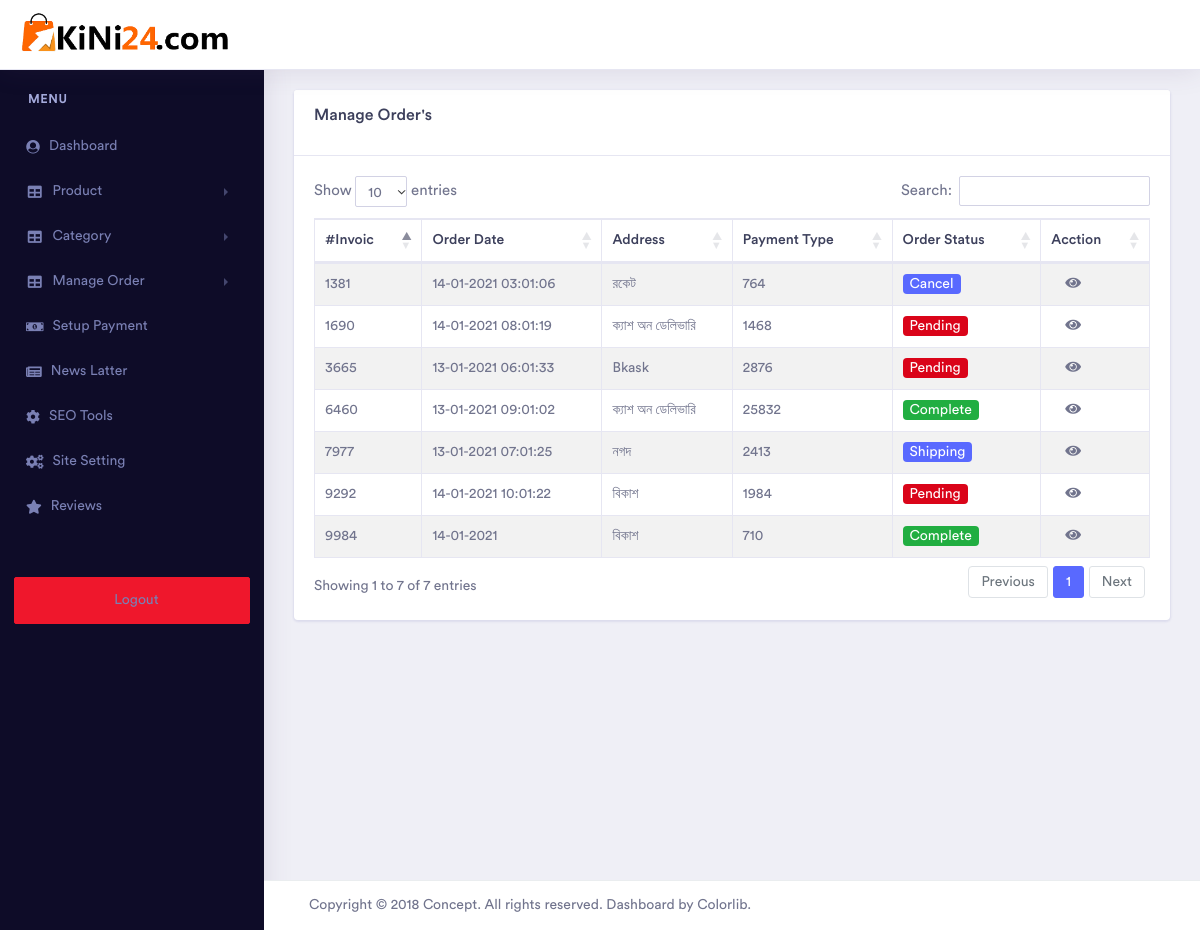
/admin/total-order.php (signed in), run on the app's committed database.
### tables this page shows
CREATE TABLE `tbl_order` (
  `id` int(11) NOT NULL,
  `user_id` int(11) NOT NULL,
  `user_name` varchar(255) NOT NULL,
  `user_compay_name` varchar(255) NOT NULL,
  `user_email` varchar(255) NOT NULL,
  `user_cutry` varchar(255) NOT NULL,
  `user_city` varchar(255) NOT NULL,
  `user_state` varchar(255) NOT NULL,
  `user_number` varchar(255) NOT NULL,
  `user_address` varchar(255) NOT NULL,
  `zip` varchar(255) NOT NULL,
  `user_shoping_note` varchar(255) NOT NULL,
  `order_total_price` float NOT NULL,
  `paymet_status` varchar(255) NOT NULL,
  `payment_type` varchar(255) NOT NULL,
  `order_status` varchar(255) NOT NULL,
  `order_date` varchar(255) NOT NULL,
  `invoice` varchar(255) NOT NULL,
  `ship` varchar(255) NOT NULL
);

### admin/total-order.php (the view)
<?php include 'inc/header.php';
if(isset($_SESSION['id']) && !empty($_SESSION['id'])){
?>
<?php include 'lib/db.php';?>
<?php include 'inc/side-bar.php';
?>
<div class="dashboard-wrapper">
    <div class="dashboard-ecommerce">
        <div class="container-fluid dashboard-content ">
       <div class="card">
           <div class="card-header">
               <h4>Manage Order's</h4>
           </div>
           <div class="card-body">
        <table id="example" class="table table-striped table-bordered" style="width:100%">
                                <thead>
                                    <tr>
                                        <th>#Invoic</th>
                                        <th>Order Date</th>
                                        <th>Address</th>
                                        <th>Payment Type</th>
                                        <th>Order Status</th>
                                        <th>Acction</th>
                                    </tr>
                                </thead>
                                <tbody>
                            <?php
$orderSQL = mysqli_query($conn, "SELECT * FROM tbl_order");
        if(mysqli_num_rows($orderSQL)>0){
            while($orderinfo = mysqli_fetch_assoc($orderSQL)){
                if($orderinfo['order_status'] == 'Pending'){
                    $badg = 'badge-danger';
                }elseif($orderinfo['order_status'] == 'Complete'){
                    $badg = 'badge-success';
                }else{
                    $badg = 'badge-primary';
                }
      ?>
      <tr>
          <td><?= $orderinfo['invoice']?></td>
          <td><?= $orderinfo['order_date']?></td>
          <td><?= $orderinfo['payment_type']?></td>
          <td><?= $orderinfo['order_total_price']?></td>
          <td><a href="" class="badge <?= $badg;?>"><?= $orderinfo['order_status']?></a></td>
          <td>&nbsp;&nbsp; &nbsp;<a href="single-order.php?view_order=<?= $orderinfo['id']?>" class="fa fa-eye"></a> </td>
      </tr>
      <?php } }?>
                                </tbody>
                            </table>
           </div>
       </div>
        </div>
    </div>
<?php include 'inc/footer.php';
    }else{
    echo '<script>window.location.href = "index.php";</script>';
}
    ?>

### data on the page
tbl_order: invoice "3665", order_date "13-01-2021 06:01:33", payment_type "Bkask", order_total_price "2876", order_status "Pending"
tbl_order: invoice "7977", order_date "13-01-2021 07:01:25", payment_type "নগদ", order_total_price "2413", order_status "Shipping"
tbl_order: invoice "6460", order_date "13-01-2021 09:01:02", payment_type "ক্যাশ অন ডেলিভারি", order_total_price "25832", order_status "Complete"
tbl_order: invoice "1381", order_date "14-01-2021 03:01:06", payment_type "রকেট", order_total_price "764", order_status "Cancel"
tbl_order: invoice "1690", order_date "14-01-2021 08:01:19", payment_type "ক্যাশ অন ডেলিভারি", order_total_price "1468", order_status "Pending"
tbl_order: invoice "9292", order_date "14-01-2021 10:01:22", payment_type "বিকাশ", order_total_price "1984", order_status "Pending"
tbl_order: invoice "9984", order_date "14-01-2021", payment_type "বিকাশ", order_total_price "710", order_status "Complete"
